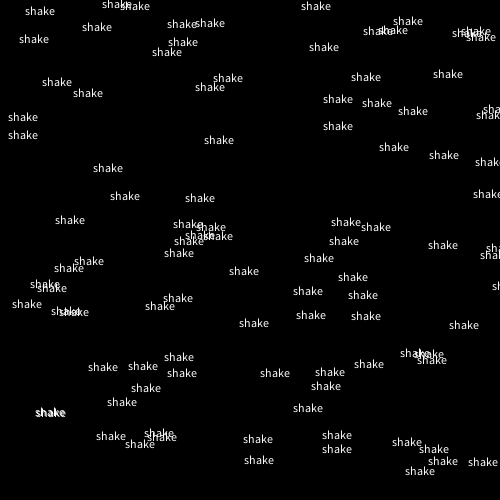
Frame 1 (no input)
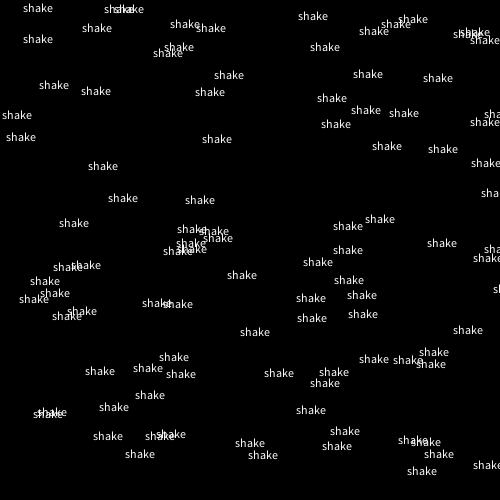
Frame 60 (the mouse pressed at the canvas centre just before this capture)
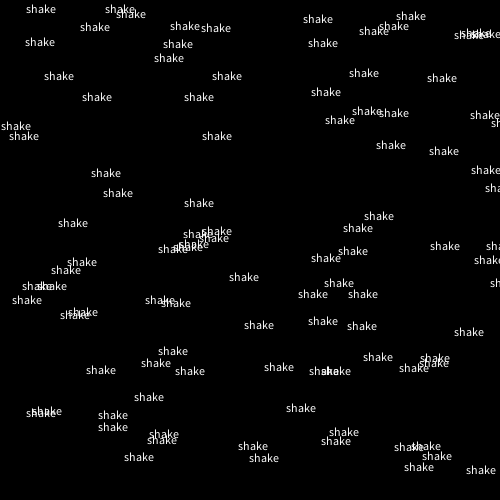
Frame 120 (the mouse held since frame 60 and released just before this capture)

The Processing sketch that drew these frames (run headless with seeded random() and noise(); from frame 60 on, the mouse is pressed at the canvas centre):

// Processing sketch: arrayLoop
// ── arrayLoop.pde
int n = 100;

float[]x = new float[n];
float[]y = new float[n];

void setup() {
  size(500,500);
  for (int i=0; i<n; i++) {
   x[i] = random(width);
   y[i] = random(height);
  }
}

void draw() {
  background(0);
  for(int i=0; i<n; i++) {
    text("shake",x[i],y[i]);
    x[i]+=random(-1,1);
    y[i]+=random(-1,1);
  }  
}
